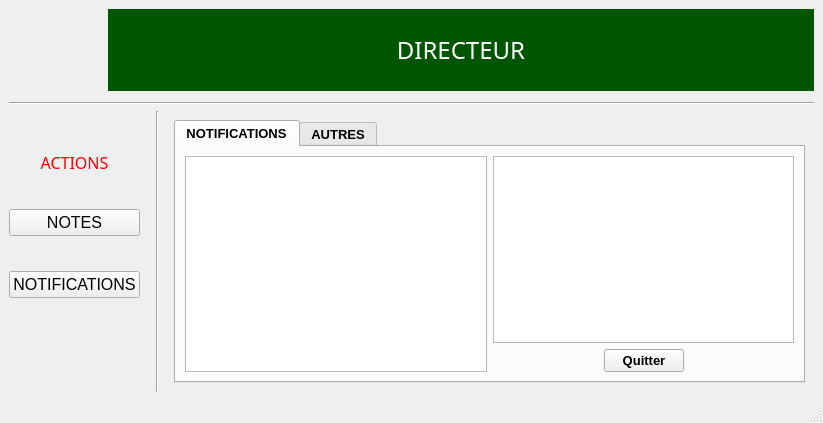
<?xml version="1.0" encoding="UTF-8"?>
<ui version="4.0">
 <class>MainWindow</class>
 <widget class="QMainWindow" name="MainWindow">
  <property name="geometry">
   <rect>
    <x>0</x>
    <y>0</y>
    <width>823</width>
    <height>423</height>
   </rect>
  </property>
  <property name="windowTitle">
   <string>GNOTE</string>
  </property>
  <property name="windowIcon">
   <iconset>
    <normaloff>../resources/images/Logo_inp-hb-360x406.png</normaloff>../resources/images/Logo_inp-hb-360x406.png</iconset>
  </property>
  <widget class="QWidget" name="centralwidget">
   <layout class="QVBoxLayout" name="verticalLayout_3">
    <item>
     <layout class="QVBoxLayout" name="verticalLayout_2" stretch="1,0,1,10">
      <item>
       <layout class="QHBoxLayout" name="horizontalLayout" stretch="1,0,3">
        <item>
         <widget class="QToolButton" name="toolButton_2">
          <property name="text">
           <string/>
          </property>
          <property name="icon">
           <iconset>
            <normaloff>../resources/images/Logo_inp-hb-360x406.png</normaloff>../resources/images/Logo_inp-hb-360x406.png</iconset>
          </property>
          <property name="iconSize">
           <size>
            <width>75</width>
            <height>75</height>
           </size>
          </property>
          <property name="autoRaise">
           <bool>true</bool>
          </property>
         </widget>
        </item>
        <item>
         <spacer name="horizontalSpacer">
          <property name="orientation">
           <enum>Qt::Horizontal</enum>
          </property>
          <property name="sizeHint" stdset="0">
           <size>
            <width>10</width>
            <height>15</height>
           </size>
          </property>
         </spacer>
        </item>
        <item>
         <widget class="QLabel" name="label_2">
          <property name="font">
           <font>
            <family>Arial Rounded MT Bold</family>
            <pointsize>18</pointsize>
           </font>
          </property>
          <property name="styleSheet">
           <string notr="true">color: rgb(255, 255, 255);
background-color: rgb(0, 85, 0);</string>
          </property>
          <property name="text">
           <string>DIRECTEUR</string>
          </property>
          <property name="alignment">
           <set>Qt::AlignCenter</set>
          </property>
         </widget>
        </item>
       </layout>
      </item>
      <item>
       <spacer name="verticalSpacer">
        <property name="orientation">
         <enum>Qt::Vertical</enum>
        </property>
        <property name="sizeHint" stdset="0">
         <size>
          <width>20</width>
          <height>5</height>
         </size>
        </property>
       </spacer>
      </item>
      <item>
       <widget class="Line" name="line_2">
        <property name="orientation">
         <enum>Qt::Horizontal</enum>
        </property>
       </widget>
      </item>
      <item>
       <layout class="QHBoxLayout" name="horizontalLayout_2" stretch="2,0,0,4">
        <item>
         <layout class="QVBoxLayout" name="verticalLayout">
          <item>
           <spacer name="verticalSpacer_4">
            <property name="orientation">
             <enum>Qt::Vertical</enum>
            </property>
            <property name="sizeHint" stdset="0">
             <size>
              <width>20</width>
              <height>40</height>
             </size>
            </property>
           </spacer>
          </item>
          <item>
           <widget class="QLabel" name="label">
            <property name="font">
             <font>
              <family>Arial Rounded MT Bold</family>
              <pointsize>12</pointsize>
             </font>
            </property>
            <property name="styleSheet">
             <string notr="true">color: rgb(255, 0, 0);</string>
            </property>
            <property name="text">
             <string>ACTIONS</string>
            </property>
            <property name="alignment">
             <set>Qt::AlignCenter</set>
            </property>
           </widget>
          </item>
          <item>
           <spacer name="verticalSpacer_3">
            <property name="orientation">
             <enum>Qt::Vertical</enum>
            </property>
            <property name="sizeHint" stdset="0">
             <size>
              <width>20</width>
              <height>29</height>
             </size>
            </property>
           </spacer>
          </item>
          <item>
           <widget class="QPushButton" name="pushButton">
            <property name="font">
             <font>
              <pointsize>12</pointsize>
             </font>
            </property>
            <property name="text">
             <string>NOTES</string>
            </property>
            <property name="icon">
             <iconset>
              <normaloff>../resources/images/icons8-education-64 (1).png</normaloff>../resources/images/icons8-education-64 (1).png</iconset>
            </property>
           </widget>
          </item>
          <item>
           <spacer name="verticalSpacer_5">
            <property name="orientation">
             <enum>Qt::Vertical</enum>
            </property>
            <property name="sizeHint" stdset="0">
             <size>
              <width>20</width>
              <height>10</height>
             </size>
            </property>
           </spacer>
          </item>
          <item>
           <widget class="QPushButton" name="pushButton_2">
            <property name="font">
             <font>
              <pointsize>12</pointsize>
             </font>
            </property>
            <property name="text">
             <string>NOTIFICATIONS</string>
            </property>
            <property name="icon">
             <iconset>
              <normaloff>../resources/images/icons8-doorbell-48.png</normaloff>../resources/images/icons8-doorbell-48.png</iconset>
            </property>
           </widget>
          </item>
          <item>
           <spacer name="verticalSpacer_2">
            <property name="orientation">
             <enum>Qt::Vertical</enum>
            </property>
            <property name="sizeHint" stdset="0">
             <size>
              <width>20</width>
              <height>40</height>
             </size>
            </property>
           </spacer>
          </item>
          <item>
           <widget class="QToolButton" name="toolButton">
            <property name="text">
             <string/>
            </property>
            <property name="icon">
             <iconset>
              <normaloff>../resources/images/user (1).png</normaloff>../resources/images/user (1).png</iconset>
            </property>
            <property name="iconSize">
             <size>
              <width>41</width>
              <height>41</height>
             </size>
            </property>
            <property name="autoRaise">
             <bool>true</bool>
            </property>
           </widget>
          </item>
         </layout>
        </item>
        <item>
         <spacer name="horizontalSpacer_2">
          <property name="orientation">
           <enum>Qt::Horizontal</enum>
          </property>
          <property name="sizeHint" stdset="0">
           <size>
            <width>10</width>
            <height>20</height>
           </size>
          </property>
         </spacer>
        </item>
        <item>
         <widget class="Line" name="line">
          <property name="orientation">
           <enum>Qt::Vertical</enum>
          </property>
         </widget>
        </item>
        <item>
         <widget class="QStackedWidget" name="stackedWidget">
          <property name="font">
           <font>
            <pointsize>10</pointsize>
            <weight>75</weight>
            <bold>true</bold>
           </font>
          </property>
          <property name="currentIndex">
           <number>1</number>
          </property>
          <widget class="QWidget" name="page">
           <layout class="QVBoxLayout" name="verticalLayout_6">
            <item>
             <widget class="QTabWidget" name="tabWidget_2">
              <property name="currentIndex">
               <number>0</number>
              </property>
              <property name="movable">
               <bool>true</bool>
              </property>
              <property name="tabBarAutoHide">
               <bool>true</bool>
              </property>
              <widget class="QWidget" name="tabNotes">
               <attribute name="icon">
                <iconset>
                 <normaloff>../resources/images/icons8-education-64 (1).png</normaloff>../resources/images/icons8-education-64 (1).png</iconset>
               </attribute>
               <attribute name="title">
                <string>NOTES</string>
               </attribute>
               <layout class="QVBoxLayout" name="verticalLayout_4">
                <item>
                 <widget class="QTableWidget" name="tableWidget"/>
                </item>
                <item>
                 <layout class="QHBoxLayout" name="horizontalLayout_7">
                  <item>
                   <spacer name="horizontalSpacer_3">
                    <property name="orientation">
                     <enum>Qt::Horizontal</enum>
                    </property>
                    <property name="sizeHint" stdset="0">
                     <size>
                      <width>40</width>
                      <height>20</height>
                     </size>
                    </property>
                   </spacer>
                  </item>
                  <item>
                   <widget class="QPushButton" name="pushButton_4">
                    <property name="text">
                     <string>Quitter</string>
                    </property>
                   </widget>
                  </item>
                  <item>
                   <widget class="QPushButton" name="pushButton_5">
                    <property name="text">
                     <string>OK</string>
                    </property>
                    <property name="icon">
                     <iconset>
                      <normaloff>../resources/images/icons8-check-64.png</normaloff>../resources/images/icons8-check-64.png</iconset>
                    </property>
                   </widget>
                  </item>
                  <item>
                   <widget class="QPushButton" name="pushButton_3">
                    <property name="text">
                     <string>Questions</string>
                    </property>
                    <property name="icon">
                     <iconset>
                      <normaloff>../resources/images/interrogation.png</normaloff>../resources/images/interrogation.png</iconset>
                    </property>
                   </widget>
                  </item>
                  <item>
                   <spacer name="horizontalSpacer_4">
                    <property name="orientation">
                     <enum>Qt::Horizontal</enum>
                    </property>
                    <property name="sizeHint" stdset="0">
                     <size>
                      <width>40</width>
                      <height>20</height>
                     </size>
                    </property>
                   </spacer>
                  </item>
                 </layout>
                </item>
               </layout>
              </widget>
              <widget class="QWidget" name="tabMoyenne">
               <attribute name="icon">
                <iconset>
                 <normaloff>../resources/images/form.png</normaloff>../resources/images/form.png</iconset>
               </attribute>
               <attribute name="title">
                <string>MOYENNES</string>
               </attribute>
               <layout class="QVBoxLayout" name="verticalLayout_5">
                <item>
                 <widget class="QTableWidget" name="tableWidget_2"/>
                </item>
                <item>
                 <layout class="QHBoxLayout" name="horizontalLayout_10">
                  <item>
                   <spacer name="horizontalSpacer_10">
                    <property name="orientation">
                     <enum>Qt::Horizontal</enum>
                    </property>
                    <property name="sizeHint" stdset="0">
                     <size>
                      <width>40</width>
                      <height>20</height>
                     </size>
                    </property>
                   </spacer>
                  </item>
                  <item>
                   <widget class="QPushButton" name="pushButton_9">
                    <property name="text">
                     <string>OK</string>
                    </property>
                    <property name="icon">
                     <iconset>
                      <normaloff>../resources/images/icons8-check-64.png</normaloff>../resources/images/icons8-check-64.png</iconset>
                    </property>
                   </widget>
                  </item>
                  <item>
                   <spacer name="horizontalSpacer_9">
                    <property name="orientation">
                     <enum>Qt::Horizontal</enum>
                    </property>
                    <property name="sizeHint" stdset="0">
                     <size>
                      <width>40</width>
                      <height>20</height>
                     </size>
                    </property>
                   </spacer>
                  </item>
                 </layout>
                </item>
               </layout>
              </widget>
             </widget>
            </item>
           </layout>
          </widget>
          <widget class="QWidget" name="page_2">
           <layout class="QVBoxLayout" name="verticalLayout_9">
            <item>
             <widget class="QTabWidget" name="tabWidget_3">
              <property name="font">
               <font>
                <pointsize>10</pointsize>
                <weight>75</weight>
                <bold>true</bold>
               </font>
              </property>
              <property name="currentIndex">
               <number>0</number>
              </property>
              <property name="movable">
               <bool>true</bool>
              </property>
              <property name="tabBarAutoHide">
               <bool>true</bool>
              </property>
              <widget class="QWidget" name="tabNotifications">
               <attribute name="title">
                <string>NOTIFICATIONS</string>
               </attribute>
               <layout class="QHBoxLayout" name="horizontalLayout_14">
                <item>
                 <widget class="QListWidget" name="listWidget"/>
                </item>
                <item>
                 <layout class="QVBoxLayout" name="verticalLayout_7">
                  <item>
                   <widget class="QTextBrowser" name="textBrowser_3"/>
                  </item>
                  <item>
                   <layout class="QHBoxLayout" name="horizontalLayout_13">
                    <item>
                     <spacer name="horizontalSpacer_13">
                      <property name="orientation">
                       <enum>Qt::Horizontal</enum>
                      </property>
                      <property name="sizeHint" stdset="0">
                       <size>
                        <width>40</width>
                        <height>20</height>
                       </size>
                      </property>
                     </spacer>
                    </item>
                    <item>
                     <widget class="QPushButton" name="pushButton_14">
                      <property name="text">
                       <string>Quitter</string>
                      </property>
                     </widget>
                    </item>
                    <item>
                     <spacer name="horizontalSpacer_14">
                      <property name="orientation">
                       <enum>Qt::Horizontal</enum>
                      </property>
                      <property name="sizeHint" stdset="0">
                       <size>
                        <width>40</width>
                        <height>20</height>
                       </size>
                      </property>
                     </spacer>
                    </item>
                   </layout>
                  </item>
                 </layout>
                </item>
               </layout>
              </widget>
              <widget class="QWidget" name="tabAutres">
               <attribute name="title">
                <string>AUTRES</string>
               </attribute>
               <layout class="QVBoxLayout" name="verticalLayout_8">
                <item>
                 <widget class="QTextBrowser" name="textBrowser_4"/>
                </item>
                <item>
                 <layout class="QHBoxLayout" name="horizontalLayout_15">
                  <item>
                   <spacer name="horizontalSpacer_15">
                    <property name="orientation">
                     <enum>Qt::Horizontal</enum>
                    </property>
                    <property name="sizeHint" stdset="0">
                     <size>
                      <width>40</width>
                      <height>20</height>
                     </size>
                    </property>
                   </spacer>
                  </item>
                  <item>
                   <widget class="QPushButton" name="pushButton_13">
                    <property name="text">
                     <string>OK</string>
                    </property>
                   </widget>
                  </item>
                  <item>
                   <spacer name="horizontalSpacer_16">
                    <property name="orientation">
                     <enum>Qt::Horizontal</enum>
                    </property>
                    <property name="sizeHint" stdset="0">
                     <size>
                      <width>40</width>
                      <height>20</height>
                     </size>
                    </property>
                   </spacer>
                  </item>
                 </layout>
                </item>
               </layout>
              </widget>
             </widget>
            </item>
           </layout>
          </widget>
          <widget class="QWidget" name="page_3">
           <layout class="QVBoxLayout" name="verticalLayout_12">
            <item>
             <widget class="QTabWidget" name="tabWidget_4">
              <property name="currentIndex">
               <number>0</number>
              </property>
              <property name="movable">
               <bool>true</bool>
              </property>
              <property name="tabBarAutoHide">
               <bool>true</bool>
              </property>
              <widget class="QWidget" name="tabMessage">
               <attribute name="icon">
                <iconset>
                 <normaloff>../resources/images/icons8-comments-24.png</normaloff>../resources/images/icons8-comments-24.png</iconset>
               </attribute>
               <attribute name="title">
                <string>MESSAGE</string>
               </attribute>
               <layout class="QVBoxLayout" name="verticalLayout_10">
                <item>
                 <layout class="QHBoxLayout" name="horizontalLayout_9" stretch="0,3,1,0">
                  <item>
                   <spacer name="horizontalSpacer_7">
                    <property name="orientation">
                     <enum>Qt::Horizontal</enum>
                    </property>
                    <property name="sizeHint" stdset="0">
                     <size>
                      <width>40</width>
                      <height>20</height>
                     </size>
                    </property>
                   </spacer>
                  </item>
                  <item>
                   <widget class="QComboBox" name="comboBox"/>
                  </item>
                  <item>
                   <widget class="QLabel" name="label_3">
                    <property name="text">
                     <string>Destinataire</string>
                    </property>
                    <property name="scaledContents">
                     <bool>false</bool>
                    </property>
                   </widget>
                  </item>
                  <item>
                   <spacer name="horizontalSpacer_8">
                    <property name="orientation">
                     <enum>Qt::Horizontal</enum>
                    </property>
                    <property name="sizeHint" stdset="0">
                     <size>
                      <width>40</width>
                      <height>20</height>
                     </size>
                    </property>
                   </spacer>
                  </item>
                 </layout>
                </item>
                <item>
                 <widget class="QPlainTextEdit" name="plainTextEdit"/>
                </item>
                <item>
                 <layout class="QHBoxLayout" name="horizontalLayout_8">
                  <item>
                   <spacer name="horizontalSpacer_5">
                    <property name="orientation">
                     <enum>Qt::Horizontal</enum>
                    </property>
                    <property name="sizeHint" stdset="0">
                     <size>
                      <width>40</width>
                      <height>20</height>
                     </size>
                    </property>
                   </spacer>
                  </item>
                  <item>
                   <widget class="QPushButton" name="pushButton_8">
                    <property name="text">
                     <string>Annuler</string>
                    </property>
                    <property name="icon">
                     <iconset>
                      <normaloff>../resources/images/icons8-clear-symbol-48.png</normaloff>../resources/images/icons8-clear-symbol-48.png</iconset>
                    </property>
                   </widget>
                  </item>
                  <item>
                   <widget class="QPushButton" name="pushButton_7">
                    <property name="text">
                     <string>Envoyer</string>
                    </property>
                    <property name="icon">
                     <iconset>
                      <normaloff>../resources/images/icons8-check-64.png</normaloff>../resources/images/icons8-check-64.png</iconset>
                    </property>
                   </widget>
                  </item>
                  <item>
                   <spacer name="horizontalSpacer_6">
                    <property name="orientation">
                     <enum>Qt::Horizontal</enum>
                    </property>
                    <property name="sizeHint" stdset="0">
                     <size>
                      <width>40</width>
                      <height>20</height>
                     </size>
                    </property>
                   </spacer>
                  </item>
                 </layout>
                </item>
               </layout>
              </widget>
              <widget class="QWidget" name="tabEnvoye">
               <attribute name="icon">
                <iconset>
                 <normaloff>../resources/images/icons8-feedback-48.png</normaloff>../resources/images/icons8-feedback-48.png</iconset>
               </attribute>
               <attribute name="title">
                <string>BOITE DE RECEPTION</string>
               </attribute>
               <layout class="QHBoxLayout" name="horizontalLayout_12">
                <item>
                 <widget class="QTableWidget" name="tableWidget_3"/>
                </item>
                <item>
                 <layout class="QVBoxLayout" name="verticalLayout_11">
                  <item>
                   <widget class="QTextBrowser" name="textBrowser_2"/>
                  </item>
                  <item>
                   <layout class="QHBoxLayout" name="horizontalLayout_11">
                    <item>
                     <spacer name="horizontalSpacer_11">
                      <property name="orientation">
                       <enum>Qt::Horizontal</enum>
                      </property>
                      <property name="sizeHint" stdset="0">
                       <size>
                        <width>40</width>
                        <height>20</height>
                       </size>
                      </property>
                     </spacer>
                    </item>
                    <item>
                     <widget class="QPushButton" name="pushButton_12">
                      <property name="text">
                       <string>Quitter</string>
                      </property>
                      <property name="icon">
                       <iconset>
                        <normaloff>../resources/images/icons8-close-48.png</normaloff>../resources/images/icons8-close-48.png</iconset>
                      </property>
                     </widget>
                    </item>
                    <item>
                     <widget class="QPushButton" name="pushButton_11">
                      <property name="text">
                       <string>OK</string>
                      </property>
                      <property name="icon">
                       <iconset>
                        <normaloff>../resources/images/icons8-check-64.png</normaloff>../resources/images/icons8-check-64.png</iconset>
                      </property>
                     </widget>
                    </item>
                    <item>
                     <widget class="QPushButton" name="pushButton_10">
                      <property name="text">
                       <string>Repondre</string>
                      </property>
                      <property name="icon">
                       <iconset>
                        <normaloff>../resources/images/icons8-comments-48.png</normaloff>../resources/images/icons8-comments-48.png</iconset>
                      </property>
                     </widget>
                    </item>
                    <item>
                     <spacer name="horizontalSpacer_12">
                      <property name="orientation">
                       <enum>Qt::Horizontal</enum>
                      </property>
                      <property name="sizeHint" stdset="0">
                       <size>
                        <width>40</width>
                        <height>20</height>
                       </size>
                      </property>
                     </spacer>
                    </item>
                   </layout>
                  </item>
                 </layout>
                </item>
               </layout>
              </widget>
             </widget>
            </item>
           </layout>
          </widget>
         </widget>
        </item>
       </layout>
      </item>
     </layout>
    </item>
   </layout>
  </widget>
  <widget class="QMenuBar" name="menubar">
   <property name="geometry">
    <rect>
     <x>0</x>
     <y>0</y>
     <width>823</width>
     <height>21</height>
    </rect>
   </property>
  </widget>
  <widget class="QStatusBar" name="statusbar"/>
 </widget>
 <resources/>
 <connections/>
</ui>
